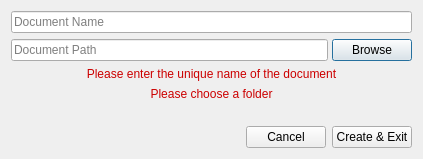
<?xml version="1.0" encoding="UTF-8"?>
<ui version="4.0">
 <class>NewSceneDocumentDialog</class>
 <widget class="QDialog" name="NewSceneDocumentDialog">
  <property name="geometry">
   <rect>
    <x>0</x>
    <y>0</y>
    <width>423</width>
    <height>159</height>
   </rect>
  </property>
  <property name="sizePolicy">
   <sizepolicy hsizetype="Preferred" vsizetype="Preferred">
    <horstretch>0</horstretch>
    <verstretch>0</verstretch>
   </sizepolicy>
  </property>
  <property name="minimumSize">
   <size>
    <width>356</width>
    <height>0</height>
   </size>
  </property>
  <property name="windowTitle">
   <string>New Scene</string>
  </property>
  <layout class="QVBoxLayout" name="verticalLayout">
   <item>
    <layout class="QVBoxLayout" name="verticalLayout_2">
     <item>
      <layout class="QHBoxLayout" name="horizontalLayout">
       <item>
        <widget class="QLineEdit" name="m_document_name_edit">
         <property name="placeholderText">
          <string>Document Name</string>
         </property>
        </widget>
       </item>
      </layout>
     </item>
    </layout>
   </item>
   <item>
    <layout class="QVBoxLayout" name="verticalLayout_3">
     <property name="bottomMargin">
      <number>0</number>
     </property>
     <item>
      <widget class="QWidget" name="m_document_path_widget" native="true">
       <property name="enabled">
        <bool>true</bool>
       </property>
       <layout class="QHBoxLayout" name="m_document_path_layout">
        <property name="spacing">
         <number>4</number>
        </property>
        <property name="leftMargin">
         <number>0</number>
        </property>
        <property name="topMargin">
         <number>0</number>
        </property>
        <property name="rightMargin">
         <number>0</number>
        </property>
        <property name="bottomMargin">
         <number>0</number>
        </property>
        <item>
         <widget class="QLineEdit" name="m_document_path_edit">
          <property name="readOnly">
           <bool>true</bool>
          </property>
          <property name="placeholderText">
           <string>Document Path</string>
          </property>
         </widget>
        </item>
        <item>
         <widget class="QPushButton" name="m_browse_button">
          <property name="text">
           <string>Browse</string>
          </property>
         </widget>
        </item>
       </layout>
      </widget>
     </item>
    </layout>
   </item>
   <item>
    <widget class="QLabel" name="m_document_name_error_label">
     <property name="text">
      <string>&lt;html&gt;&lt;head/&gt;&lt;body&gt;&lt;p&gt;&lt;span style=&quot; font-size:9pt; color:#cc0000;&quot;&gt;Please enter the unique name of the document&lt;/span&gt;&lt;/p&gt;&lt;/body&gt;&lt;/html&gt;</string>
     </property>
     <property name="alignment">
      <set>Qt::AlignCenter</set>
     </property>
    </widget>
   </item>
   <item>
    <widget class="QLabel" name="m_document_path_error_label">
     <property name="text">
      <string>&lt;html&gt;&lt;head/&gt;&lt;body&gt;&lt;p&gt;&lt;span style=&quot; font-size:9pt; color:#cc0000;&quot;&gt;Please choose a folder&lt;/span&gt;&lt;/p&gt;&lt;/body&gt;&lt;/html&gt;</string>
     </property>
     <property name="alignment">
      <set>Qt::AlignCenter</set>
     </property>
    </widget>
   </item>
   <item>
    <spacer name="verticalSpacer">
     <property name="orientation">
      <enum>Qt::Vertical</enum>
     </property>
     <property name="sizeHint" stdset="0">
      <size>
       <width>20</width>
       <height>40</height>
      </size>
     </property>
    </spacer>
   </item>
   <item>
    <layout class="QHBoxLayout" name="horizontalLayout_3">
     <item>
      <spacer name="horizontalSpacer">
       <property name="orientation">
        <enum>Qt::Horizontal</enum>
       </property>
       <property name="sizeHint" stdset="0">
        <size>
         <width>40</width>
         <height>20</height>
        </size>
       </property>
      </spacer>
     </item>
     <item>
      <widget class="QPushButton" name="m_cancel_button">
       <property name="text">
        <string>Cancel</string>
       </property>
      </widget>
     </item>
     <item>
      <widget class="QPushButton" name="m_create_and_exit_button">
       <property name="text">
        <string>Create &amp;&amp; Exit</string>
       </property>
      </widget>
     </item>
    </layout>
   </item>
  </layout>
 </widget>
 <resources/>
 <connections/>
</ui>
